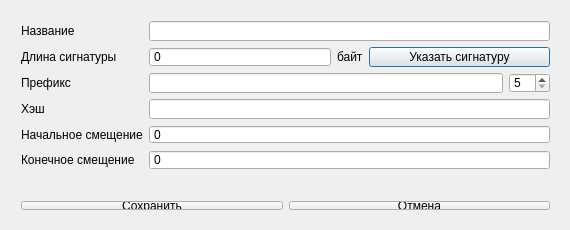
<?xml version="1.0" encoding="UTF-8"?>
<ui version="4.0">
 <class>EditRecordDialog</class>
 <widget class="QDialog" name="EditRecordDialog">
  <property name="geometry">
   <rect>
    <x>0</x>
    <y>0</y>
    <width>570</width>
    <height>230</height>
   </rect>
  </property>
  <property name="windowTitle">
   <string>empty</string>
  </property>
  <property name="modal">
   <bool>false</bool>
  </property>
  <widget class="QWidget" name="formLayoutWidget">
   <property name="geometry">
    <rect>
     <x>10</x>
     <y>10</y>
     <width>551</width>
     <height>171</height>
    </rect>
   </property>
   <layout class="QFormLayout" name="formLayout">
    <item row="0" column="0">
     <widget class="QLabel" name="fieldLable_1">
      <property name="text">
       <string>Название</string>
      </property>
     </widget>
    </item>
    <item row="1" column="0">
     <widget class="QLabel" name="fieldLable_2">
      <property name="text">
       <string>Длина сигнатуры</string>
      </property>
     </widget>
    </item>
    <item row="2" column="0">
     <widget class="QLabel" name="fieldLable_3">
      <property name="text">
       <string>Префикс</string>
      </property>
     </widget>
    </item>
    <item row="3" column="0">
     <widget class="QLabel" name="fieldLable_4">
      <property name="text">
       <string>Хэш</string>
      </property>
     </widget>
    </item>
    <item row="4" column="0">
     <widget class="QLabel" name="fieldLable_5">
      <property name="text">
       <string>Начальное смещение</string>
      </property>
     </widget>
    </item>
    <item row="5" column="0">
     <widget class="QLabel" name="fieldLable_6">
      <property name="text">
       <string>Конечное смещение</string>
      </property>
     </widget>
    </item>
    <item row="0" column="1">
     <widget class="QLineEdit" name="nameEdit"/>
    </item>
    <item row="1" column="1">
     <layout class="QHBoxLayout" name="horizontalLayout_2">
      <property name="sizeConstraint">
       <enum>QLayout::SetDefaultConstraint</enum>
      </property>
      <item>
       <widget class="QSpinBox" name="lenBox">
        <property name="readOnly">
         <bool>true</bool>
        </property>
        <property name="buttonSymbols">
         <enum>QAbstractSpinBox::NoButtons</enum>
        </property>
        <property name="specialValueText">
         <string/>
        </property>
        <property name="maximum">
         <number>1000100146</number>
        </property>
        <property name="value">
         <number>0</number>
        </property>
       </widget>
      </item>
      <item>
       <widget class="QLabel" name="label">
        <property name="sizePolicy">
         <sizepolicy hsizetype="Fixed" vsizetype="Preferred">
          <horstretch>0</horstretch>
          <verstretch>0</verstretch>
         </sizepolicy>
        </property>
        <property name="text">
         <string>байт</string>
        </property>
       </widget>
      </item>
      <item>
       <widget class="QPushButton" name="chooseSigButton">
        <property name="text">
         <string>Указать сигнатуру</string>
        </property>
       </widget>
      </item>
     </layout>
    </item>
    <item row="2" column="1">
     <layout class="QHBoxLayout" name="horizontalLayout_3">
      <property name="sizeConstraint">
       <enum>QLayout::SetDefaultConstraint</enum>
      </property>
      <item>
       <widget class="QLineEdit" name="prefixEdit">
        <property name="sizePolicy">
         <sizepolicy hsizetype="Expanding" vsizetype="Fixed">
          <horstretch>0</horstretch>
          <verstretch>0</verstretch>
         </sizepolicy>
        </property>
        <property name="readOnly">
         <bool>true</bool>
        </property>
       </widget>
      </item>
      <item>
       <widget class="QSpinBox" name="prefLenBox">
        <property name="readOnly">
         <bool>false</bool>
        </property>
        <property name="minimum">
         <number>5</number>
        </property>
        <property name="maximum">
         <number>12</number>
        </property>
       </widget>
      </item>
     </layout>
    </item>
    <item row="3" column="1">
     <widget class="QLineEdit" name="hashEdit">
      <property name="readOnly">
       <bool>true</bool>
      </property>
     </widget>
    </item>
    <item row="4" column="1">
     <widget class="QSpinBox" name="beginOffsetBox">
      <property name="buttonSymbols">
       <enum>QAbstractSpinBox::NoButtons</enum>
      </property>
      <property name="maximum">
       <number>1000</number>
      </property>
     </widget>
    </item>
    <item row="5" column="1">
     <widget class="QSpinBox" name="endOffsetBox">
      <property name="buttonSymbols">
       <enum>QAbstractSpinBox::NoButtons</enum>
      </property>
      <property name="maximum">
       <number>1000</number>
      </property>
     </widget>
    </item>
   </layout>
  </widget>
  <widget class="QWidget" name="horizontalLayoutWidget">
   <property name="geometry">
    <rect>
     <x>10</x>
     <y>190</y>
     <width>551</width>
     <height>31</height>
    </rect>
   </property>
   <layout class="QHBoxLayout" name="horizontalLayout">
    <item>
     <widget class="QPushButton" name="saveButton">
      <property name="text">
       <string>Сохранить</string>
      </property>
     </widget>
    </item>
    <item>
     <widget class="QPushButton" name="cancelButton">
      <property name="text">
       <string>Отмена</string>
      </property>
     </widget>
    </item>
   </layout>
  </widget>
 </widget>
 <layoutdefault spacing="6" margin="11"/>
 <tabstops>
  <tabstop>nameEdit</tabstop>
  <tabstop>chooseSigButton</tabstop>
  <tabstop>beginOffsetBox</tabstop>
  <tabstop>endOffsetBox</tabstop>
  <tabstop>saveButton</tabstop>
  <tabstop>lenBox</tabstop>
  <tabstop>hashEdit</tabstop>
  <tabstop>cancelButton</tabstop>
 </tabstops>
 <resources/>
 <connections/>
</ui>
